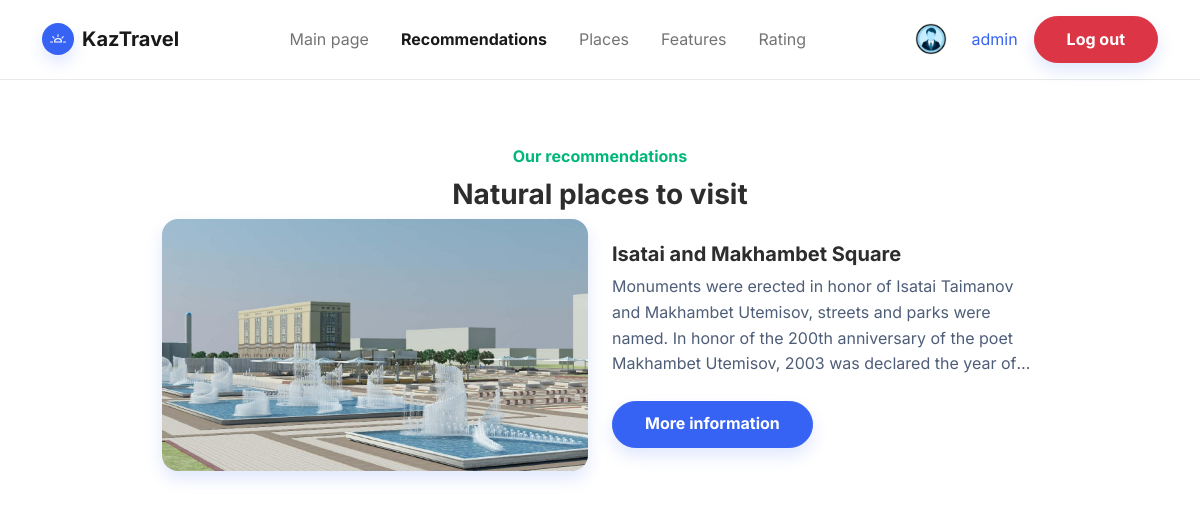
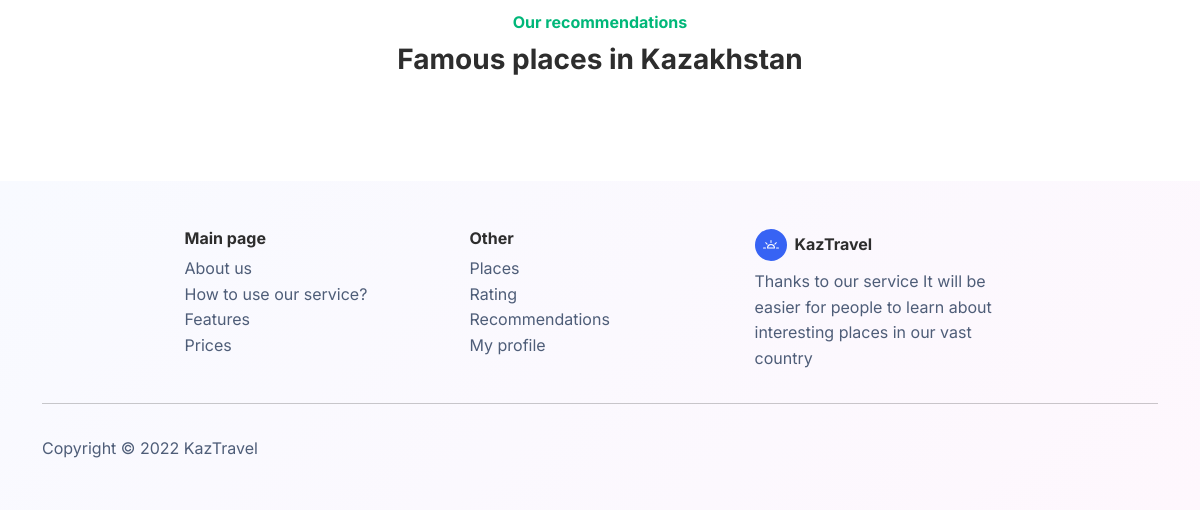
The app's page /recommendations (signed in), older data (2 pictures, top to bottom).
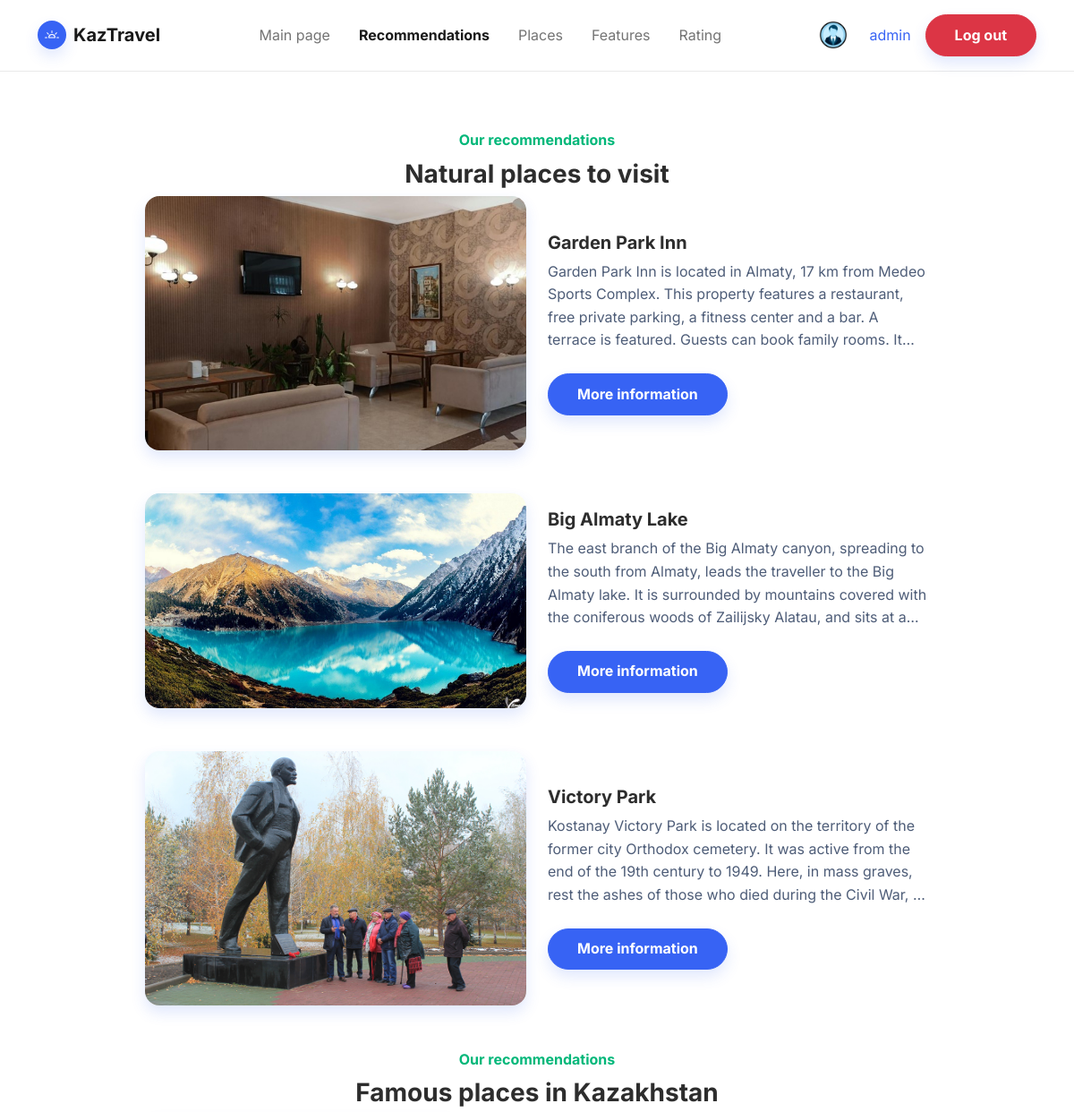
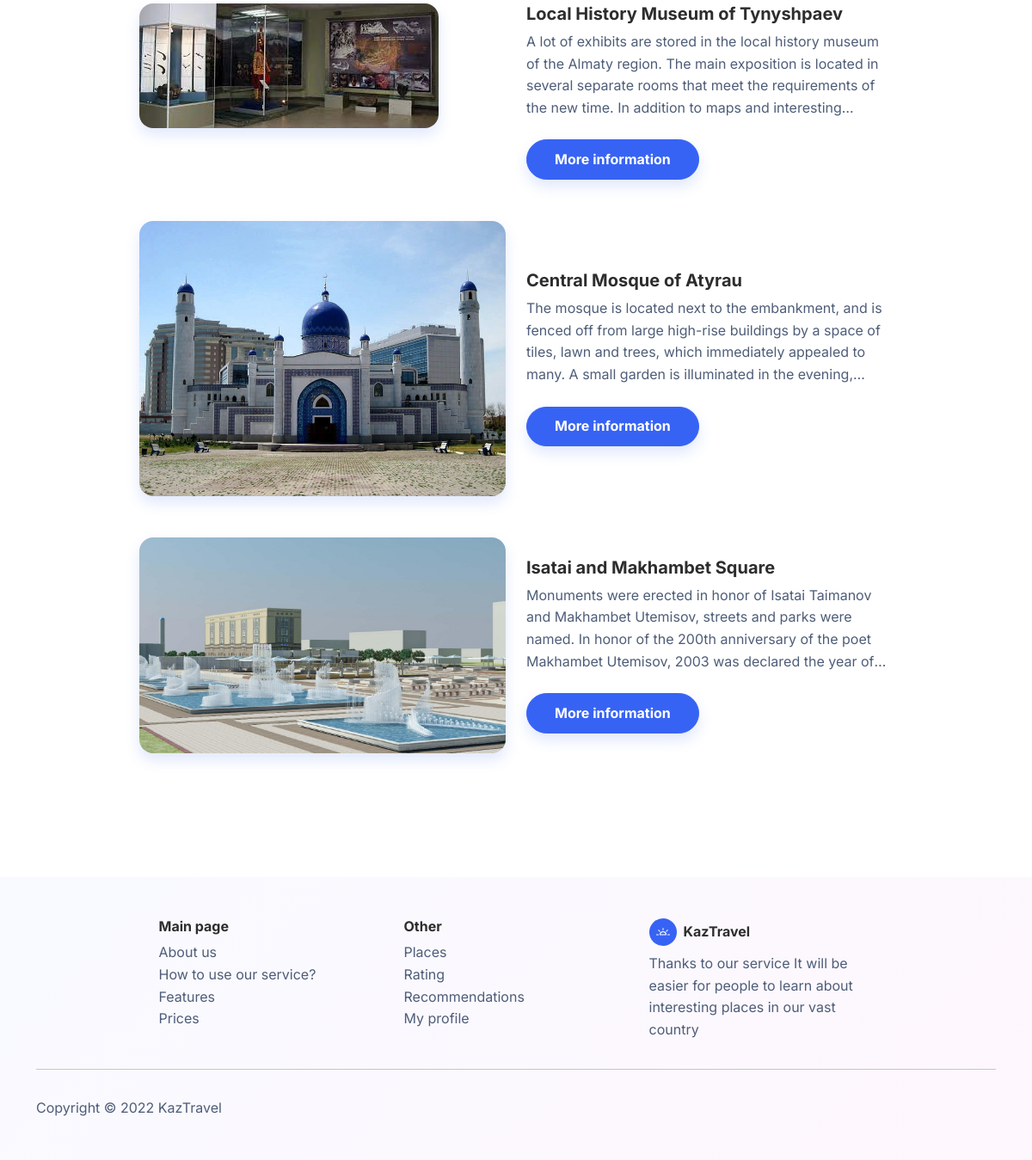
The same page, newer data (2 pictures, top to bottom).
### project/models.py (models this page shows, shortened)
class Places(models.Model):
    name = models.TextField(verbose_name='Name:', max_length=300)
    description = models.TextField(verbose_name='Description:', max_length=1000)
    price = models.TextField(verbose_name='Price:', max_length=50)
    city = models.CharField(verbose_name='City', choices=City, max_length=40)
    type = models.CharField(verbose_name='Type', choices=Type, max_length=40)
    recommend_1 = models.BooleanField(default=False)
    recommend_2 = models.BooleanField(default=False)
    visits = models.IntegerField(default=0)
    pic = ImageField(verbose_name='Picture', null=True, blank=True, max_length=100, upload_to='images/places', default='images/places/default_place.png')
    class Meta:
        verbose_name = 'Place'
        verbose_name_plural = 'Places'

### project/views.py (the view)
# urls.py: path('recommendations', recommendations, name="recommendations"),
@login_required(login_url='/login/')
def recommendations(request):
    context = {
        'profile': Profile.objects.filter(username=request.user.username).first(),
        'places_1': Places.objects.filter(recommend_1='True').all()[:5],
        'places_2': Places.objects.filter(recommend_2='True').all()[:5]
    }
    return render(request, 'recommendations.html', context)

### project/templates/recommendations.html (shortened to what the changed rows need)
<!doctype html>
<html lang="en">
<head>
    {% load static %}
    <link href="https://cdn.jsdelivr.net/npm/bootstrap@5.1.3/dist/css/bootstrap.min.css" rel="stylesheet">
     <link href="{% static 'css/recomendations.css' %}" rel="stylesheet" type="text/css">
     <link href="{% static 'css/bootstrap.min.css' %}" rel="stylesheet" type="text/css">
</head>
<body>
  <section class="py-5 mt-5">
    <div class="container py-5">
       {% for i in places_1.all %}
      <div class="row row-cols-1 row-cols-md-2 mx-auto" style="max-width: 900px;">
        <div class="col mb-5"><img class="rounded img-fluid shadow" src="{{MEDIA_URL}}{{ i.pic.url}}"></div>
        <div class="col d-md-flex align-items-md-end align-items-lg-center mb-5">
          <div>
            <h5 class="fw-bold">{{ i.name }}</h5>
            <p class="text-muted mb-4 text-lim">{{ i.description }}</p>
            <a href="{% url 'place_detail' i.id %}"><button class="btn btn-primary shadow" type="button">More information</button></a>
          </div>
        </div>
      </div>
      {% endfor %}
       {% for j in places_2.all %}
      <div class="row row-cols-1 row-cols-md-2 mx-auto" style="max-width: 900px;">
        <div class="col mb-5"><img class="rounded img-fluid shadow" src="{{MEDIA_URL}}{{ j.pic.url}}"></div>
        <div class="col d-md-flex align-items-md-end align-items-lg-center mb-5">
          <div>
            <h5 class="fw-bold">{{ j.name }}</h5>
            <p class="text-muted mb-4 text-lim">{{ j.description }}</p>
            <a href="{% url 'place_detail' j.id %}"><button class="btn btn-primary shadow" type="button">More information</button></a>
          </div>
        </div>
      </div>
      {% endfor %}
    </div>
  </section>
</body>
</html>

Row changes from the older to the newer data that the page shows:
now on this page (row edited): Places: pic (picture), name "Garden Park Inn", description "Garden Park Inn is located in Almaty, 17 km from Medeo Sports Complex. This property features a restaurant, free private parking, a fitness center and a bar. A terrace is featured. Guests can book family rooms.…", shown under "Natural places to visit"
now on this page (row edited): Places: pic (picture), name "Big Almaty Lake", description "The east branch of the Big Almaty canyon, spreading to the south from Almaty, leads the traveller to the Big Almaty lake. It is surrounded by mountains covered with the coniferous woods of Zailijsky Alatau, and sits at…", shown under "Natural places to visit"
now on this page (row edited): Places: pic (picture), name "Victory Park", description "Kostanay Victory Park is located on the territory of the former city Orthodox cemetery. It was active from the end of the 19th century to 1949. Here, in mass graves, rest the ashes of those who died during the Civil War,…", shown under "Natural places to visit"
now on this page (row edited): Places: pic (picture), name "Local History Museum of Tynyshpaev", description "A lot of exhibits are stored in the local history museum of the Almaty region. The main exposition is located in several separate rooms that meet the requirements of the new time. In addition to maps and…", shown under "Famous places in Kazakhstan"
now on this page (row edited): Places: pic (picture), name "Central Mosque of Atyrau", description "The mosque is located next to the embankment, and is fenced off from large high-rise buildings by a space of tiles, lawn and trees, which immediately appealed to many. A small garden is illuminated in the…", shown under "Famous places in Kazakhstan"
changed Places "Isatai and Makhambet Square": moves from the list under "Natural places to visit" to the list under "Famous places in Kazakhstan"
